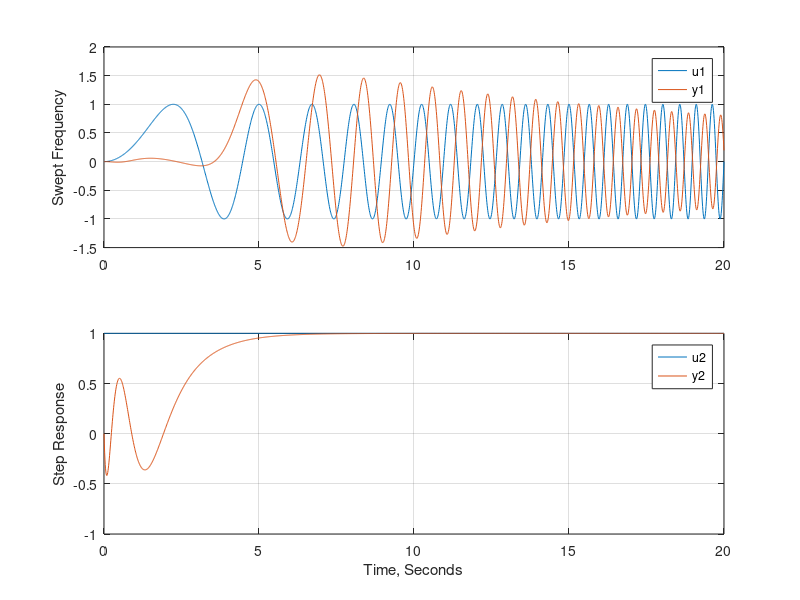

This figure's MATLAB source: (Note: this script raises an error after producing the figure.)
% Embedded Control Systems in C/C++
%
% By Jim Ledin
%
% This M-file requires the Control System Toolbox and the 
% the System Identification Toolbox
%
% This M-file performs the following sequence of steps:
%
% 1) Create a 4th order linear system model.
% 2) Generate swept-frequency and step input signals.
% 3) Execute the linear model using the input signals.
% 4) Perform system identification using N4SID.
% 5) Plot comparisons of the original and identified systems.

clear all
close all

% Create a 4th order linear system in transfer function form
num = [-11 54 -87 65];
den = [1 12 54 108 65];
sys = tf(num, den)

% Generate swept sine and step input signals for a 20 second
% period with a sample rate of 100 Hz.
f0 = 0;
ff = 2;
dt = 1/100;
tmax = 20;
t = (0:dt:tmax)';

w = 2*pi*(f0 + (ff-f0)*t/tmax);
u1 = sin(w.*t/2);

u2 = ones(size(u1));

% Perform the experiments
y1 = lsim(sys, u1, t);
y2 = lsim(sys, u2, t);

% Plot the experiment inputs and outputs
subplot(211)
plot(t, u1, t, y1);
legend('u1', 'y1')
ylabel('Swept Frequency')
grid

subplot(212)
plot(t, u2, t, y2);
legend('u2', 'y2')
ylabel('Step Response')
xlabel('Time, Seconds')
grid

% Perform system identification & convert result to a continuous-time model
data = merge(iddata(y1, u1, dt), iddata(y2, u2, dt));

order = 4;
id_sys = n4sid(data, order, 'focus', 'simulation');
id_sys = d2c(id_sys);
tf(id_sys)

% Compare the resulting model to the original system
figure(2)
pzmap(sys, id_sys)
legend('Original System', 'Identified System')

figure(3)
[y_sys, t_sys] = step(sys, t);
[y_id, t_id] = step(id_sys, t);
plot(t_sys,y_sys, t_id,y_id);
legend('Original System', 'Identified System')
ylabel('Step Response')
xlabel('Time, Seconds')
grid
